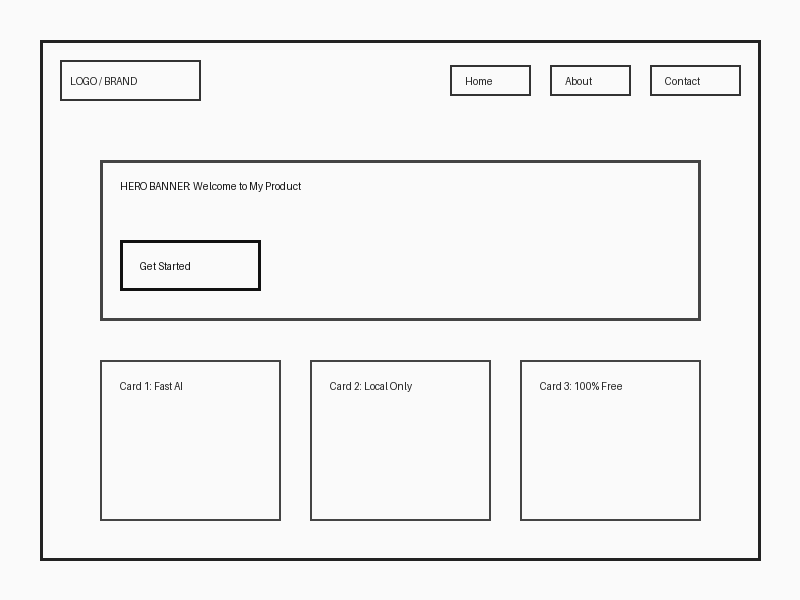
#> input picture samples/sample_wireframe.png, 800 x 600 px
$ python -i image_processor.py   (imports and definitions only)
#> lines starting #> are read from the running program, lines starting #| are printed output that depends on the picture
#> further down, picture is the input picture: PIL image 800x600 RGB; min 17, max 250, mean 241.4
"""Image Preprocessor for Napkin2Code.

Enhances real-world webcam snapshots of paper napkins, whiteboards,
and notebook pages so that ink/pencil strokes stand out with maximum contrast
for local open-weight vision models.
"""

import io
import base64
from PIL import Image, ImageEnhance, ImageFilter, ImageDraw, ImageFont


def enhance_sketch(
    image: Image.Image,
    contrast: float = 1.8,
    sharpness: float = 2.0,
    brightness: float = 1.05,
    auto_contrast: bool = True
) -> Image.Image:
    """Enhance paper sketch to reduce background noise, shadow, and boost ink lines."""
#> called with contrast = 1.8, sharpness = 2, brightness = 1.05, auto_contrast = True
    # Convert to RGB if not already
    img = image.convert("RGB")

    # Auto contrast / level adjustment
    if auto_contrast:
        try:
            from PIL import ImageOps
            img = ImageOps.autocontrast(img, cutoff=2)
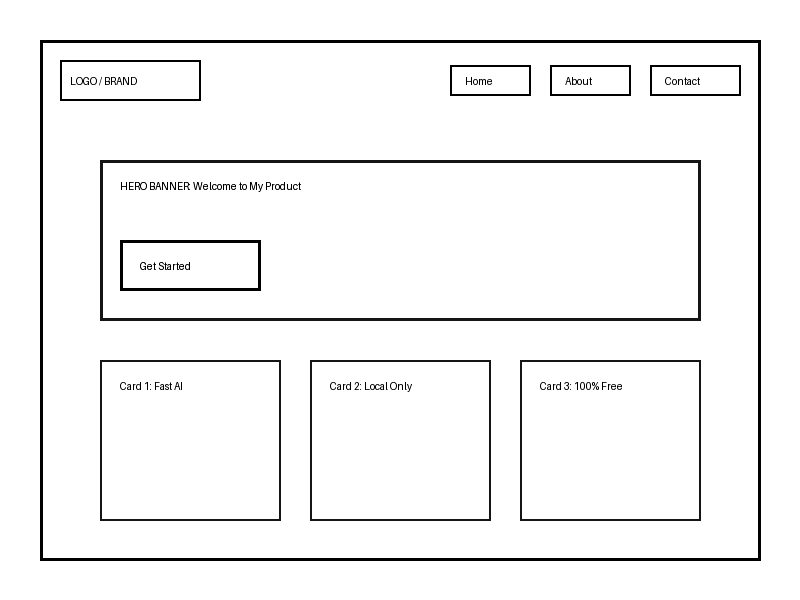
#> img: PIL image 800x600 RGB; min 0, max 255, mean 244.4
        except Exception:
            pass

    # Brightness adjustment
    if brightness != 1.0:
        enhancer = ImageEnhance.Brightness(img)
        img = enhancer.enhance(brightness)

    # Sharpness adjustment
    if sharpness != 1.0:
        enhancer = ImageEnhance.Sharpness(img)
        img = enhancer.enhance(sharpness)

    # Contrast adjustment
    if contrast != 1.0:
        enhancer = ImageEnhance.Contrast(img)
        img = enhancer.enhance(contrast)

    return img


# [66 lines left out: functions image_to_base64, generate_mock_sketch, not called in this run]

>>> from PIL import Image
>>> picture = Image.open('../samples/sample_wireframe.png')
>>> result = enhance_sketch(picture)
